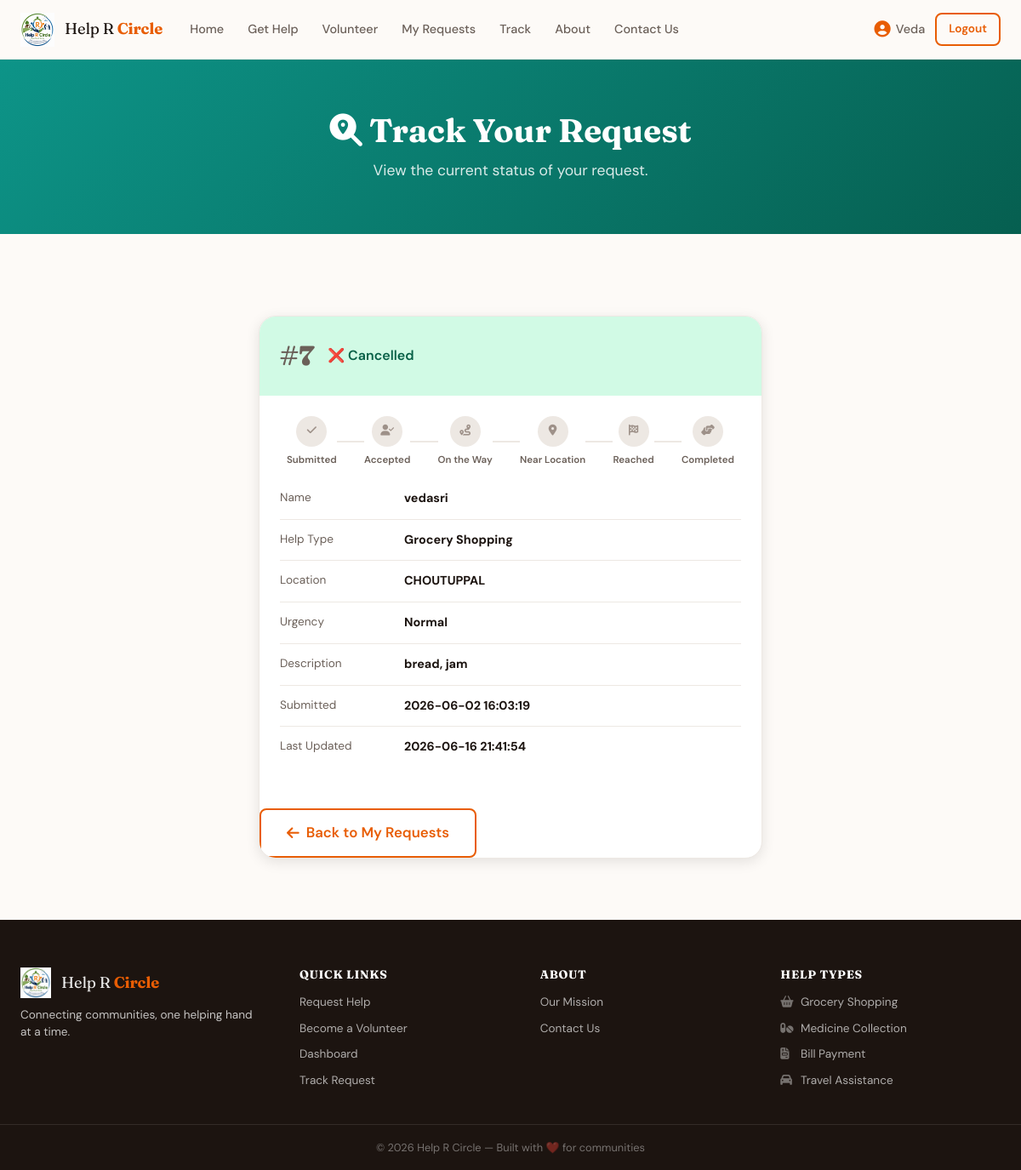
Screenshot of /track/7 (signed in) with the database file from the repository.
### tables this page shows
CREATE TABLE help_requests (
                id              INTEGER PRIMARY KEY AUTOINCREMENT,
                name            TEXT    NOT NULL,
                phone           TEXT    NOT NULL,
                location        TEXT    NOT NULL,
                help_type       TEXT    NOT NULL,
                description     TEXT    NOT NULL,
                urgency         TEXT    DEFAULT 'normal',
                status          TEXT    DEFAULT 'pending',
                volunteer_name  TEXT    DEFAULT NULL,
                created_at      TEXT    DEFAULT (datetime('now', 'localtime')),
                updated_at      TEXT    DEFAULT (datetime('now', 'localtime'))
            , user_id INTEGER REFERENCES users(id), volunteer_id INTEGER REFERENCES volunteers(id), volunteer_phone TEXT, volunteer_email TEXT, volunteer_location TEXT, volunteer_skills TEXT, accepted_at TEXT, on_the_way_at TEXT, reached_at TEXT, helping_started_at TEXT, completed_at TEXT, request_latitude REAL, request_longitude REAL, volunteer_latitude REAL, volunteer_longitude REAL, assistance_started_at TEXT, last_location_update TEXT, journey_started_at TEXT);

### app.py (the view)
@app.route("/track/<int:request_id>")
@login_required
def track_request(request_id):
    if session.get('role') not in ['user', 'volunteer']:
        flash("Only requesters and volunteers can track requests.", "error")
        return redirect(url_for('index'))
    result = db.get_request_by_id(request_id)
    if result:
        result = dict(result)
    if not result:
        flash(f"No request found with ID #{request_id}.", "error")
        return redirect(url_for('track'))
    if result['user_id'] != session.get('user_id'):
        flash("You can only track your own requests.", "error")
        return redirect(url_for('track'))
    volunteer_contact = None
    if result['status'] in ('accepted', 'completed') and result['volunteer_name']:
        volunteer_contact = {
            'name': result['volunteer_name'],
            'phone': result['volunteer_phone'] if result['volunteer_phone'] else '',
            'email': result['volunteer_email'] if result['volunteer_email'] else '',
            'availability': ''
        }
    return render_template("track.html", result=result,
                           volunteer_contact=volunteer_contact)

### app.py (called while the page is built)
def login_required(f):
    @wraps(f)
    def decorated_function(*args, **kwargs):
        if 'user_id' not in session:
            flash("Please log in first.", "error")
            return redirect(url_for('login'))
        return f(*args, **kwargs)
    return decorated_function

### database.py (called while the page is built)
    def _connect(self):
        conn = sqlite3.connect(DB_PATH)
        conn.row_factory = sqlite3.Row
        conn.execute("PRAGMA foreign_keys = ON")
        return conn

    def get_request_by_id(self, req_id):
        conn = self._connect()
        row  = conn.execute(
            "SELECT * FROM help_requests WHERE id = ?", (req_id,)
        ).fetchone()
        conn.close()
        return row

### templates/track.html (shortened to what this page needs)
{% extends "base.html" %}
{% block content %}
<section class="page-hero page-hero-teal">
  <div class="container">
    <h1><i class="fas fa-search-location"></i> Track Your Request</h1>
    <p>{% if result %}View the current status of your request.{% else %}Enter your Request ID to check the current status.{% endif %}</p>
  </div>
</section>
<section class="section">
  <div class="container" style="max-width:640px">
    {% if result %}
    <div class="track-result">
      <div class="track-result-header status-{{ result['status'] }}">
        <div class="tr-id">#{{ result['id'] }}</div>
        <div class="tr-status">
          {% if result['status'] == 'pending' %}⏳ Request Submitted — Waiting for a volunteer
          {% elif result['status'] == 'volunteer_assigned' %}✅ Accepted — A helper has accepted your request.
          {% elif result['status'] == 'volunteer_on_way' %}🚗 Volunteer On The Way — Your volunteer is traveling to you.
          {% elif result['status'] == 'volunteer_near_location' %}📍 Volunteer Near Location — The volunteer is close by.
          {% elif result['status'] == 'volunteer_reached_location' %}🏁 Volunteer Reached Location — The volunteer has arrived.
          {% elif result['status'] == 'completed' %}🎉 Completed — Task done!
          {% else %}❌ Cancelled{% endif %}
        </div>
      </div>
      <div class="status-timeline">
        <div class="tl-step {% if result['status'] in ['pending','volunteer_assigned','volunteer_on_way','volunteer_near_location','volunteer_reached_location','completed'] %}done{% endif %}">
          <div class="tl-dot"><i class="fas fa-check"></i></div>
          <div class="tl-text">Submitted</div>
        </div>
        <div class="tl-line"></div>
        <div class="tl-step {% if result['status'] in ['volunteer_assigned','volunteer_on_way','volunteer_near_location','volunteer_reached_location','completed'] %}done{% elif result['status']=='pending' %}active{% endif %}">
          <div class="tl-dot"><i class="fas fa-user-check"></i></div>
          <div class="tl-text">Accepted</div>
        </div>
        <div class="tl-line"></div>
        <div class="tl-step {% if result['status'] in ['volunteer_on_way','volunteer_near_location','volunteer_reached_location','completed'] %}done{% elif result['status']=='volunteer_assigned' %}active{% endif %}">
          <div class="tl-dot"><i class="fas fa-route"></i></div>
          <div class="tl-text">On the Way</div>
        </div>
        <div class="tl-line"></div>
        <div class="tl-step {% if result['status'] in ['volunteer_near_location','volunteer_reached_location','completed'] %}done{% elif result['status']=='volunteer_on_way' %}active{% endif %}">
          <div class="tl-dot"><i class="fas fa-map-marker-alt"></i></div>
          <div class="tl-text">Near Location</div>
        </div>
        <div class="tl-line"></div>
        <div class="tl-step {% if result['status'] in ['volunteer_reached_location','completed'] %}done{% elif result['status'] in ['volunteer_near_location'] %}active{% endif %}">
          <div class="tl-dot"><i class="fas fa-flag-checkered"></i></div>
          <div class="tl-text">Reached</div>
        </div>
        <div class="tl-line"></div>
        <div class="tl-step {% if result['status']=='completed' %}done{% endif %}">
          <div class="tl-dot"><i class="fas fa-hands-helping"></i></div>
          <div class="tl-text">Completed</div>
        </div>
      </div>
      <div class="track-details">
        <div class="td-row"><span>Name</span><strong>{{ result['name'] }}</strong></div>
        <div class="td-row"><span>Help Type</span><strong>{{ result['help_type'] }}</strong></div>
        <div class="td-row"><span>Location</span><strong>{{ result['location'] }}</strong></div>
        <div class="td-row"><span>Urgency</span>
          <strong class="urgency-{{ result['urgency'] }}">{{ result['urgency']|capitalize }}</strong>
        </div>
        <div class="td-row"><span>Description</span><strong>{{ result['description'] }}</strong></div>
        <div class="td-row"><span>Submitted</span><strong>{{ result['created_at'] }}</strong></div>
        <div class="td-row"><span>Last Updated</span><strong>{{ result['updated_at'] }}</strong></div>
      </div>
      <div style="display: flex; gap: 12px; margin-top: 24px; flex-wrap: wrap;">
        <a href="{{ url_for('user_dashboard') }}" class="btn btn-outline btn-lg"><i class="fas fa-arrow-left"></i> Back to My Requests</a>
      </div>
    </div>
    {% endif %}
  </div>
</section>
{% endblock %}

### templates/base.html (shortened to what this page needs)
<!DOCTYPE html>
<html lang="en">
<head>
  <link rel="stylesheet" href="https://cdnjs.cloudflare.com/ajax/libs/font-awesome/6.5.0/css/all.min.css"/>
  <link rel="stylesheet" href="{{ url_for('static', filename='css/style.css') }}"/>
</head>
<body>
<nav class="navbar" id="navbar">
  <div class="nav-container">
    <a href="{{ url_for('index') }}" class="nav-logo">
      <img src="{{ url_for('static', filename='images/help_r_circle_logo.png') }}" alt="Help R Circle logo" class="brand-logo" />
      <span class="logo-text">Help R <strong>Circle</strong></span>
    </a>
    <ul class="nav-links" id="navLinks">
      <li><a href="{{ url_for('index') }}"        class="nav-link {% if request.endpoint=='index' %}active{% endif %}">Home</a></li>
      <li><a href="{{ url_for('go_request_help') }}" class="nav-link {% if request.endpoint=='request_help' or request.endpoint=='go_request_help' %}active{% endif %}">Get Help</a></li>
      <li><a href="{{ url_for('go_volunteer') }}"    class="nav-link {% if request.endpoint=='volunteer' or request.endpoint=='go_volunteer' %}active{% endif %}">Volunteer</a></li>
      {% if session.get('role') == 'volunteer' %}
      <li><a href="{{ url_for('dashboard') }}"    class="nav-link {% if request.endpoint=='dashboard' %}active{% endif %}">Dashboard</a></li>
      {% elif session.get('role') == 'user' %}
      <li><a href="{{ url_for('user_dashboard') }}" class="nav-link {% if request.endpoint=='user_dashboard' %}active{% endif %}">My Requests</a></li>
      {% elif session.get('role') == 'admin' %}
      <li><a href="{{ url_for('admin_dashboard') }}" class="nav-link {% if request.endpoint=='admin_dashboard' %}active{% endif %}">Admin Panel</a></li>
      {% endif %}
      <li><a href="{{ url_for('track') }}"        class="nav-link {% if request.endpoint=='track' %}active{% endif %}">Track</a></li>
      <li><a href="{{ url_for('about') }}"        class="nav-link {% if request.endpoint=='about' %}active{% endif %}">About</a></li>
      {% if session.get('role') == 'admin' %}
      <li><a href="{{ url_for('admin_contact_messages') }}" class="nav-link {% if request.endpoint=='admin_contact_messages' %}active{% endif %}">Contact Messages</a></li>
      {% else %}
      <li><a href="{{ url_for('contact') }}"      class="nav-link {% if request.endpoint=='contact' %}active{% endif %}">Contact Us</a></li>
      {% endif %}
    </ul>
    <div class="nav-actions">
      {% if session.get('user_id') %}
        <div class="user-menu">
          <a href="{{ url_for('profile') }}" class="user-greeting" title="View profile">
            <i class="fas fa-user-circle"></i>
            {{ session.get('username') }}
          </a>
          <a href="{{ url_for('logout') }}" class="btn btn-outline btn-sm">Logout</a>
        </div>
      {% else %}
        <a href="{{ url_for('login') }}" class="btn btn-outline btn-sm">Login</a>
        <a href="{{ url_for('signup') }}" class="btn btn-primary btn-sm nav-cta">Sign Up</a>
      {% endif %}
    </div>
  </div>
</nav>
<main class="main-content">
  {% block content %}{% endblock %}
</main>
<footer class="footer">
  <div class="footer-container">
    <div class="footer-brand">
      <a href="{{ url_for('index') }}" class="nav-logo footer-logo">
        <img src="{{ url_for('static', filename='images/help_r_circle_logo.png') }}" alt="Help R Circle logo" class="brand-logo footer-brand-logo" />
        <span class="logo-text">Help R <strong>Circle</strong></span>
      </a>
      <p class="footer-tagline">Connecting communities, one helping hand at a time.</p>
    </div>
    <div class="footer-links">
      <div class="footer-col">
        <h4>Quick Links</h4>
        <ul>
          <li><a href="{{ url_for('go_request_help') }}">Request Help</a></li>
          <li><a href="{{ url_for('go_volunteer') }}">Become a Volunteer</a></li>
          <li><a href="{{ url_for('go_volunteer') }}">Dashboard</a></li>
          <li><a href="{{ url_for('track') }}">Track Request</a></li>
        </ul>
      </div>
      <div class="footer-col">
        <h4>About</h4>
        <ul>
          <li><a href="{{ url_for('about') }}">Our Mission</a></li>
          <li><a href="{{ url_for('contact') }}">Contact Us</a></li>
        </ul>
      </div>
      <div class="footer-col">
        <h4>Help Types</h4>
        <ul>
          <li><i class="fas fa-shopping-basket"></i> Grocery Shopping</li>
          <li><i class="fas fa-pills"></i> Medicine Collection</li>
          <li><i class="fas fa-file-invoice"></i> Bill Payment</li>
          <li><i class="fas fa-car"></i> Travel Assistance</li>
        </ul>
      </div>
    </div>
  </div>
  <div class="footer-bottom">
    <p>&copy; 2026 Help R Circle &mdash; Built with ❤️ for communities</p>
  </div>
</footer>
</body>
</html>

### rows the page displays
help_requests: get "Veda", id "7", name "vedasri", help_type "Grocery Shopping", location "CHOUTUPPAL", urgency "Normal", description "bread, jam", created_at "2026-06-02 16:03:19", updated_at "2026-06-16 21:41:54"
